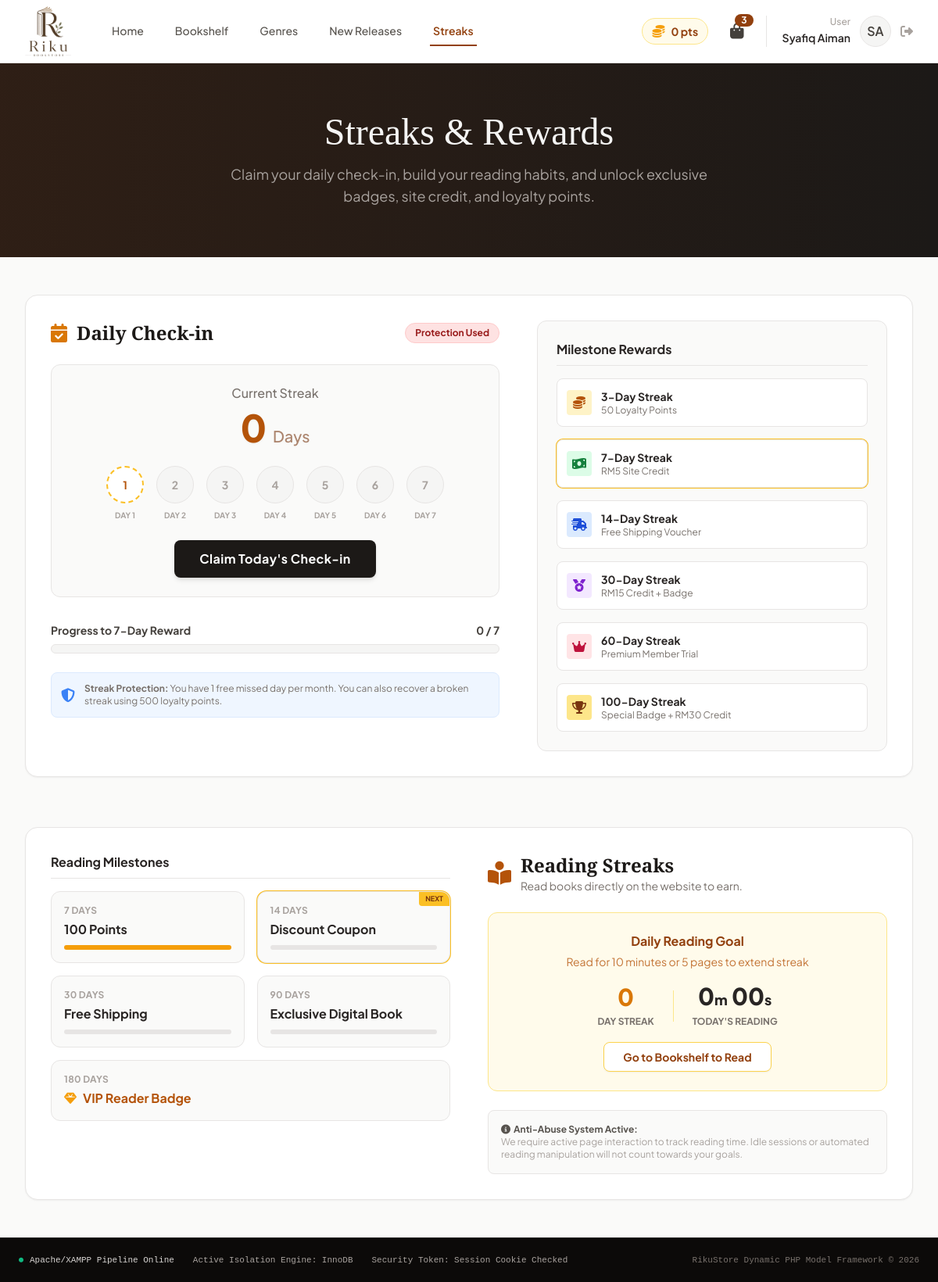
/streak.php?reading_simulated=1 (signed in), run on the app's committed database.
### tables this page shows
CREATE TABLE `users` (
    `id` INT AUTO_INCREMENT PRIMARY KEY,
    `name` VARCHAR(100) NOT NULL,
    `email` VARCHAR(100) NOT NULL UNIQUE,
    `password` VARCHAR(255) NOT NULL,
    `role` ENUM('User', 'Admin') DEFAULT 'User',
    `initials` VARCHAR(5) NOT NULL,
    `joined_date` VARCHAR(50) NOT NULL,
    `address` TEXT,
    `loyalty_points` INT DEFAULT 0,
    `login_streak` INT DEFAULT 0,
    `last_login_date` DATE NULL,
    `reading_streak` INT DEFAULT 0,
    `last_read_date` DATE NULL,
    `today_reading_seconds` INT DEFAULT 0,
    `protection_used_month` VARCHAR(7) NULL
);

### streak.php (the view, shortened to what the rows shown need)
<?php
include 'db_connect.php';
$user_id = (int)$_SESSION['user_id'];
$user_data_sql = "SELECT login_streak, reading_streak, loyalty_points, protection_used_month, today_reading_seconds, last_read_date FROM users WHERE id = $user_id";
$user_data_res = $conn->query($user_data_sql);
$user_data = $user_data_res->fetch_assoc();
$login_streak = (int)($user_data['login_streak'] ?? 0);
$reading_streak = (int)($user_data['reading_streak'] ?? 0);
$total_loyalty_points = (int)($user_data['loyalty_points'] ?? 0);
?>
<!DOCTYPE html>
<html lang="en">
<head>
    <script src="https://cdn.tailwindcss.com"></script>
    <link rel="stylesheet" href="https://cdnjs.cloudflare.com/ajax/libs/font-awesome/6.4.0/css/all.min.css">
    <link rel="stylesheet" href="css/style.css">
</head>
<body class="flex flex-col min-h-screen text-stone-800 bg-stone-50">
    <nav class="bg-white/90 backdrop-blur-md border-b border-stone-200 sticky top-0 z-50">
        <div class="max-w-7xl mx-auto px-4 sm:px-6 lg:px-8">
            <div class="flex justify-between h-20">
                <div class="flex items-center space-x-6">
                    <div class="flex items-center space-x-2 bg-amber-50 px-3 py-1.5 rounded-full border border-amber-200">
                        <i class="fa-solid fa-coins text-amber-500"></i>
                        <span class="text-sm font-bold text-amber-800"><?php echo number_format($total_loyalty_points); ?> pts</span>
                    </div>
                </div>
            </div>
        </div>
    </nav>
    <header class="bg-stone-900 text-stone-100 py-16 px-4 relative overflow-hidden">
        <div class="max-w-7xl mx-auto relative z-10 flex flex-col items-center text-center">
            <h1 class="serif-title text-4xl sm:text-5xl font-normal mb-4">Streaks & Rewards</h1>
        </div>
    </header>
    <main class="max-w-7xl mx-auto px-4 sm:px-6 lg:px-8 py-12 flex-grow w-full space-y-16">
        <section class="bg-white rounded-2xl border border-stone-200 p-8 shadow-sm">
            <div class="flex flex-col lg:flex-row gap-12">
                <div class="flex-1">
                    <div class="flex items-center justify-between mb-6">
                        <h2 class="serif-title text-2xl font-bold text-stone-900 flex items-center gap-3">
                            <i class="fa-solid fa-calendar-check text-amber-600"></i> Daily Check-in
                        </h2>
                    </div>
                    <div class="bg-stone-50 border border-stone-200 rounded-xl p-6 flex flex-col items-center mb-8">
                        <p class="text-stone-500 mb-2 font-medium">Current Streak</p>
                        <div class="text-5xl font-black text-amber-700 mb-6 drop-shadow-sm flex items-baseline gap-2">
                            <?php echo $login_streak; ?> <span class="text-xl text-amber-900/60 font-medium">Days</span>
                        </div>
                        <div class="flex gap-2 sm:gap-4 mb-6">
                            <?php for($i = 1; $i <= 7; $i++): ?>
                                <div class="flex flex-col items-center gap-2">
                                </div>
                            <?php endfor; ?>
                        </div>
                        <button class="bg-stone-900 hover:bg-amber-800 text-white px-8 py-3 rounded-lg font-bold tracking-wide transition shadow-md w-full sm:w-auto">
                            Claim Today's Check-in
                        </button>
                    </div>
                    <div class="mb-6">
                        <div class="flex justify-between text-sm font-bold text-stone-700 mb-2">
                            <span>Progress to 7-Day Reward</span>
                            <span><?php echo $login_streak; ?> / 7</span>
                        </div>
                    </div>
                </div>
            </div>
        </section>
        <section class="bg-white rounded-2xl border border-stone-200 p-8 shadow-sm">
            <div class="flex flex-col lg:flex-row gap-12">
                <div class="flex-1 order-1 lg:order-2">
                    <div class="flex items-center gap-3 mb-6">
                        <div>
                            <h2 class="serif-title text-2xl font-bold text-stone-900">Reading Streaks</h2>
                        </div>
                    </div>
                    <div class="bg-amber-50 border border-amber-200 rounded-xl p-6 text-center mb-6">
                        <div class="flex items-center justify-center gap-6 mb-4">
                            <div class="text-center">
                                <span class="block text-3xl font-black text-amber-600"><?php echo $reading_streak; ?></span>
                                <span class="text-xs font-bold text-stone-500 uppercase">Day Streak</span>
                            </div>
                        </div>
                    </div>
                </div>
            </div>
        </section>
    </main>
</body>
</html>

### data on the page
users: loyalty_points "0", login_streak "0", reading_streak "0"

### other printed values
$user_session['cart_count'] "3"
$user_session['role'] "User"
$user_session['name'] "Syafiq Aiman"
$user_session['initials'] "SA"
$reading_minutes "0"
str_pad($reading_seconds_rem, 2, '0', STR_PAD_LEFT) "00"
